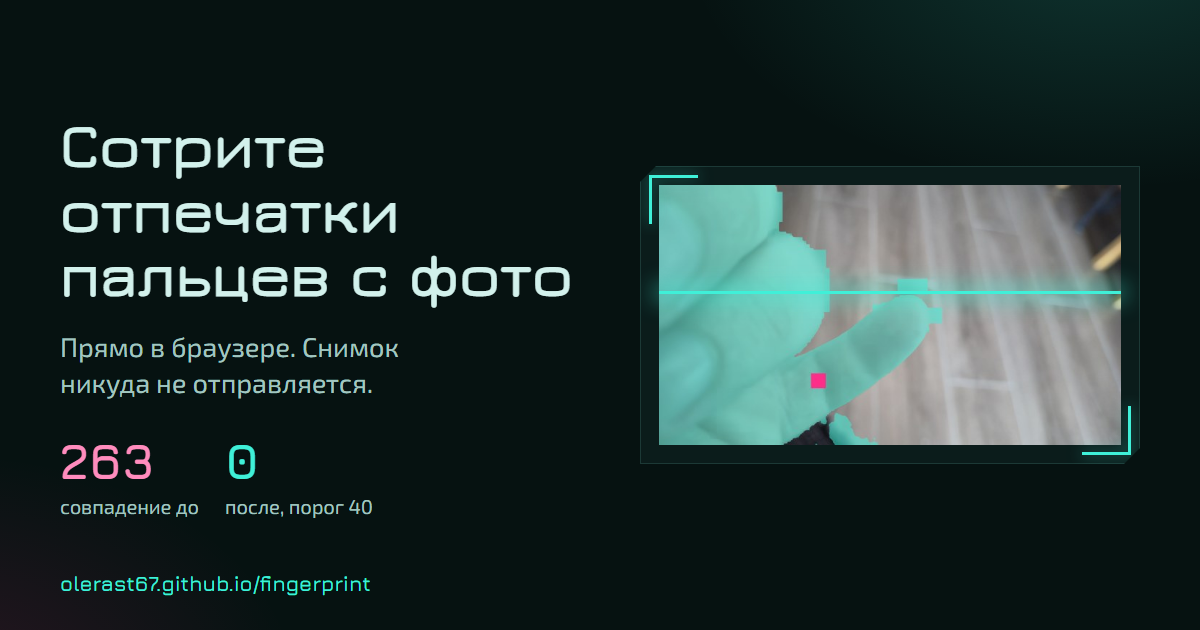
#> input picture web/og.png, 1200 x 630 px
$ python skinmask_test.py ../web/og.png
#> lines starting #> are read from the running program, lines starting #| are printed output that depends on the picture; after the words box and inside, x2 and y2 are one past the last pixel; in counts of white or black regions, pixels touching at a corner belong together
"""Проба: цветовая маска кожи (YCrCb) поверх карты узора. Только для замеров."""
import csv, sys
from pathlib import Path
import cv2, numpy as np

for p in map(Path, sys.argv[1:]):
    bgr = cv2.imread(str(p))
#> bgr is the input picture: shape (630, 1200, 3); mean B, G, R 47.4, 49.3, 31.8
    k = 2000 / bgr.shape[1]
#> k = 1.67
    small = cv2.resize(bgr, None, fx=k, fy=k, interpolation=cv2.INTER_AREA)
    ycc = cv2.cvtColor(small, cv2.COLOR_BGR2YCrCb)
#> ycc: shape (1050, 2000, 3); mean of channels 0, 1, 2 43.6, 119.3, 130.3
    y, cr, cb = ycc[..., 0], ycc[..., 1].astype(int), ycc[..., 2].astype(int)
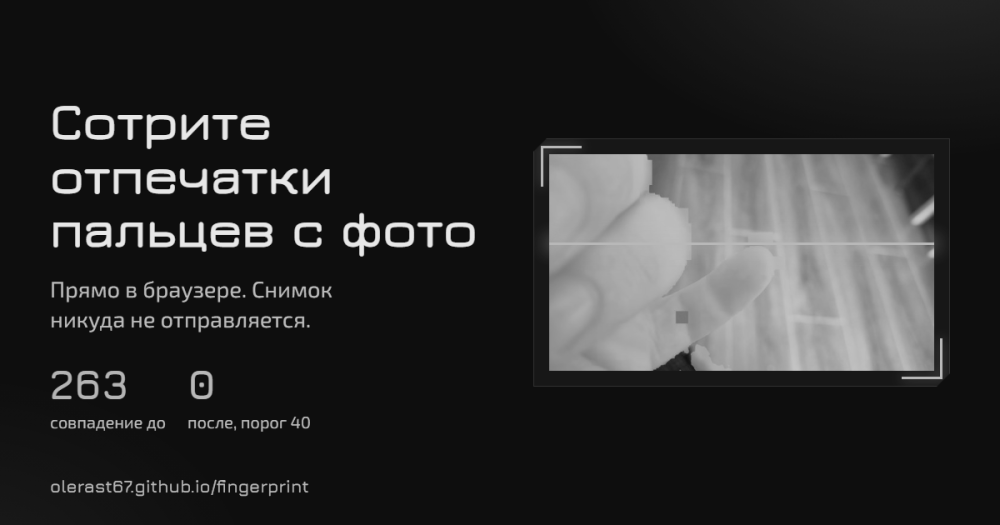
#> y: shape (1050, 2000) (shown at 1/2 size); min 14, max 231, mean 43.6
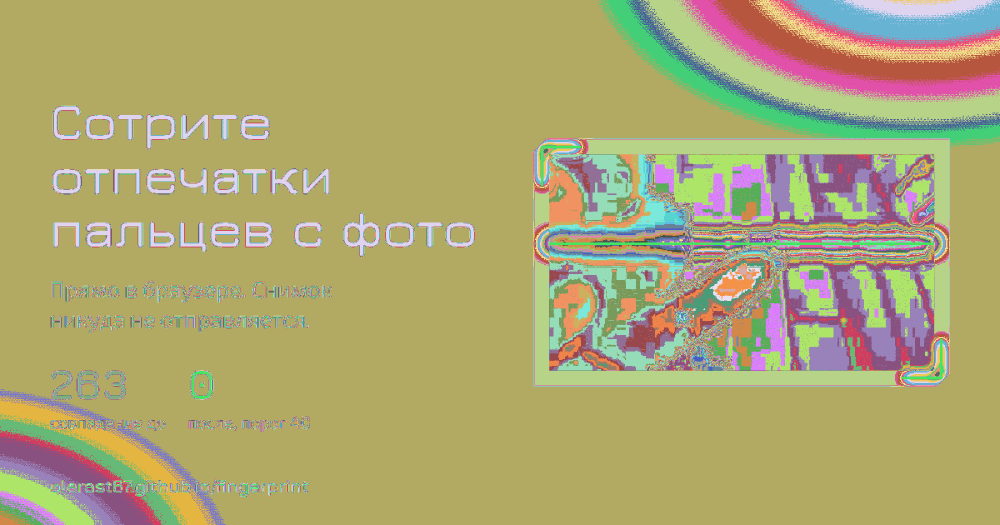
#> cr: shape (1050, 2000) int64 (shown at 1/2 size); 194 distinct labels, from 30 to 227; one colour per label, 0 black
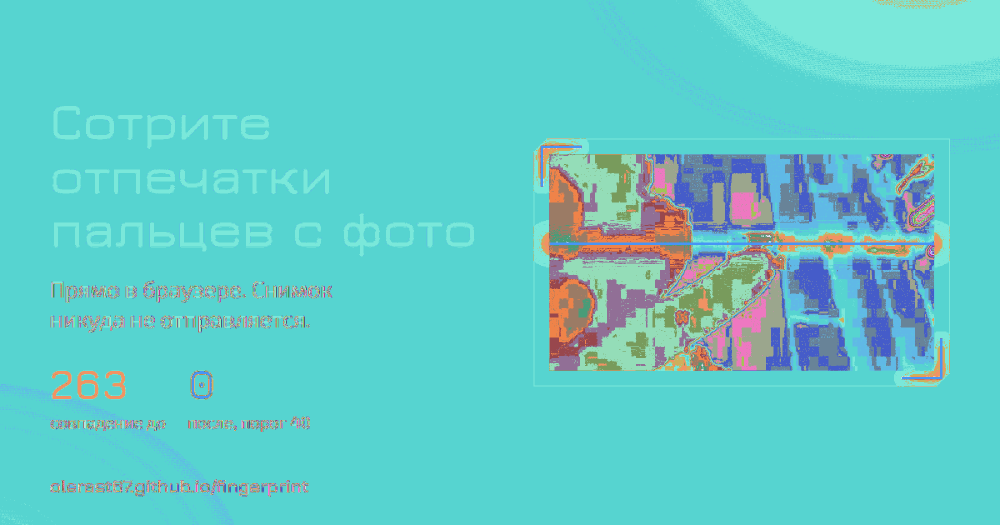
#> cb: shape (1050, 2000) int64 (shown at 1/2 size); 107 distinct labels, from 76 to 185; one colour per label, 0 black
    skin = ((cr >= 140) & (cr <= 180) & (cb >= 85) & (cb <= 130) & (y > 60)).astype(np.float32)
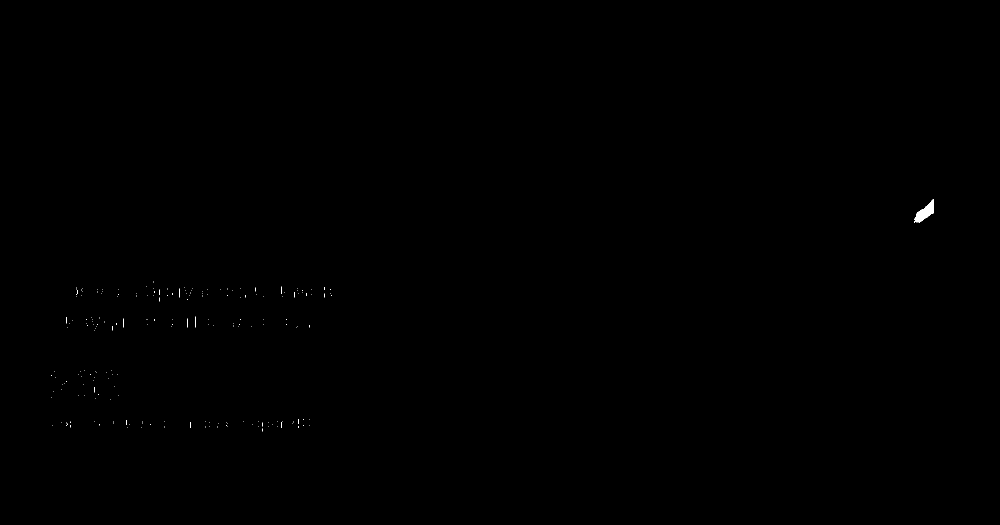
#> skin: shape (1050, 2000) float32 (shown at 1/2 size); values 0 (black) and 1 (white), 0.06% white; 194 white regions (192 under 20 px), largest, box (x1, y1, x2, y2) and area: (1828, 398, 1868, 445) 857, (390, 633, 391, 655) 22
    heat = np.zeros(small.shape[:2], np.float32)
#> (the run stopped early here; a loop or call above may not have finished)
